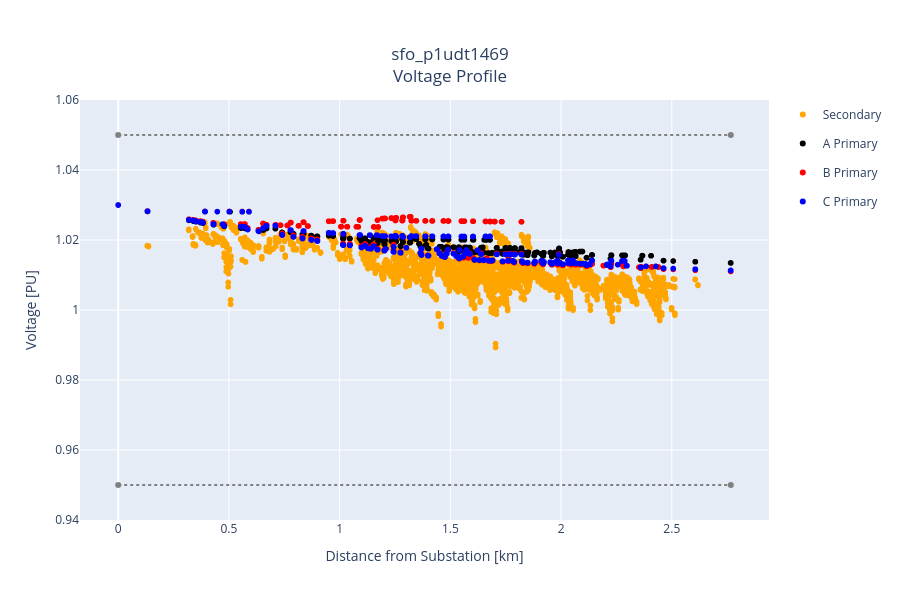

The notebook cell saved with this chart:
### Markdown cell above
A plotly image is created to allow the selection of a bus to test
by simply overing over the graph.

### Code cell
fig = feeder.plot(kind='plotly')

### Figure 1 — Plotly figure (JSON) as saved in the notebook; plotly's stock layout.template omitted (floating-point values rounded to 4 significant figures; data arrays with more than 128 entries replaced by an {"elided": "..."} marker saying what was removed)
{"data": [{"line": {"color": "grey", "dash": "dot", "width": 2}, "name": "Over Voltage", "showlegend": false, "type": "scatter", "x": [0, 2.767], "y": [1.05, 1.05]}, {"line": {"color": "grey", "dash": "dot", "width": 2}, "name": "Under Voltage", "showlegend": false, "type": "scatter", "x": [0, 2.767], "y": [0.95, 0.95]}, {"customdata": {"elided": "4803x3 mixed values"}, "hovertemplate": "<b>Bus:  %{customdata[0]}</b><br>\n    %{y:.4f} V PU<br>\n    %{customdata[2]}<br>\n    %{x:.2f} km from substation<br>\n    %{customdata[1]:.2f} kV Base<extra></extra>\n    ", "legendgroup": "Secondary", "marker": {"color": "orange", "symbol": "circle"}, "mode": "markers", "name": "Secondary", "showlegend": true, "type": "scattergl", "x": {"elided": "4803 float values"}, "xaxis": "x", "y": {"elided": "4803 float values"}, "yaxis": "y"}, {"customdata": {"elided": "616x3 mixed values"}, "hovertemplate": "<b>Bus:  %{customdata[0]}</b><br>\n    %{y:.4f} V PU<br>\n    %{customdata[2]}<br>\n    %{x:.2f} km from substation<br>\n    %{customdata[1]:.2f} kV Base<extra></extra>\n    ", "legendgroup": "A Primary", "marker": {"color": "black", "symbol": "circle"}, "mode": "markers", "name": "A Primary", "showlegend": true, "type": "scattergl", "x": {"elided": "616 float values"}, "xaxis": "x", "y": {"elided": "616 float values"}, "yaxis": "y"}, {"customdata": {"elided": "616x3 mixed values"}, "hovertemplate": "<b>Bus:  %{customdata[0]}</b><br>\n    %{y:.4f} V PU<br>\n    %{customdata[2]}<br>\n    %{x:.2f} km from substation<br>\n    %{customdata[1]:.2f} kV Base<extra></extra>\n    ", "legendgroup": "B Primary", "marker": {"color": "red", "symbol": "circle"}, "mode": "markers", "name": "B Primary", "showlegend": true, "type": "scattergl", "x": {"elided": "616 float values"}, "xaxis": "x", "y": {"elided": "616 float values"}, "yaxis": "y"}, {"customdata": {"elided": "616x3 mixed values"}, "hovertemplate": "<b>Bus:  %{customdata[0]}</b><br>\n    %{y:.4f} V PU<br>\n    %{customdata[2]}<br>\n    %{x:.2f} km from substation<br>\n    %{customdata[1]:.2f} kV Base<extra></extra>\n    ", "legendgroup": "C Primary", "marker": {"color": "blue", "symbol": "circle"}, "mode": "markers", "name": "C Primary", "showlegend": true, "type": "scattergl", "x": {"elided": "616 float values"}, "xaxis": "x", "y": {"elided": "616 float values"}, "yaxis": "y"}], "layout": {"height": 600, "hoverlabel": {"font": {"size": 16}}, "title": {"text": "sfo_p1udt1469<br>Voltage Profile", "x": 0.5, "xanchor": "center", "y": 0.9, "yanchor": "top"}, "width": 900, "xaxis": {"showspikes": true, "spikethickness": 1, "title": {"text": "Distance from Substation [km]"}}, "yaxis": {"range": [0.94, 1.06], "showspikes": true, "spikethickness": 1, "title": {"text": "Voltage [PU]"}}}}
